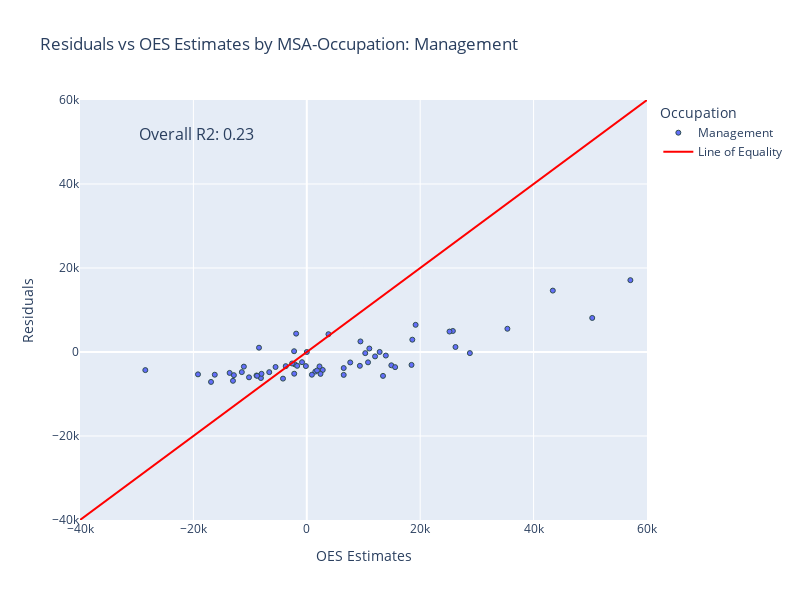
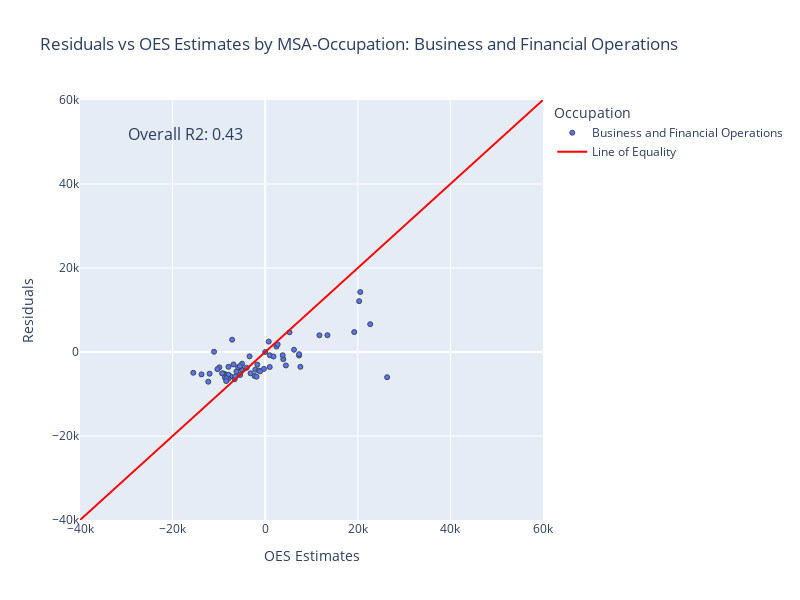
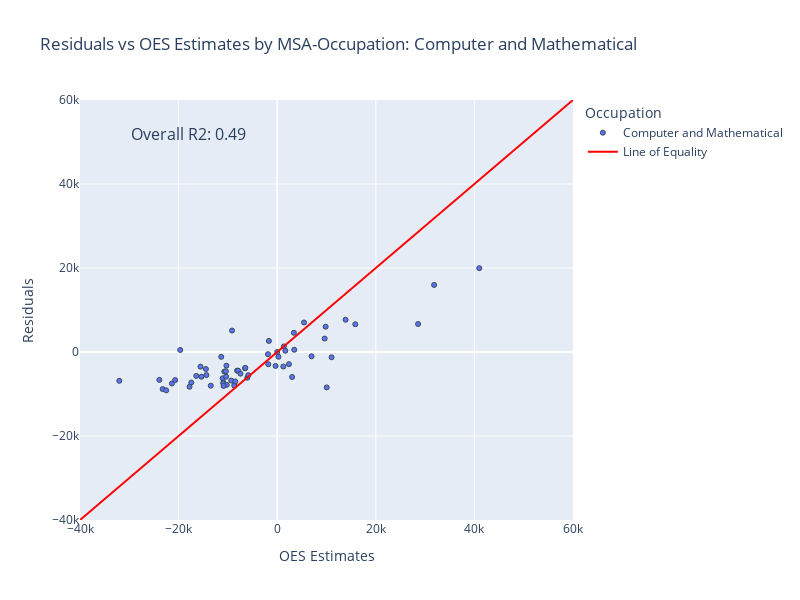
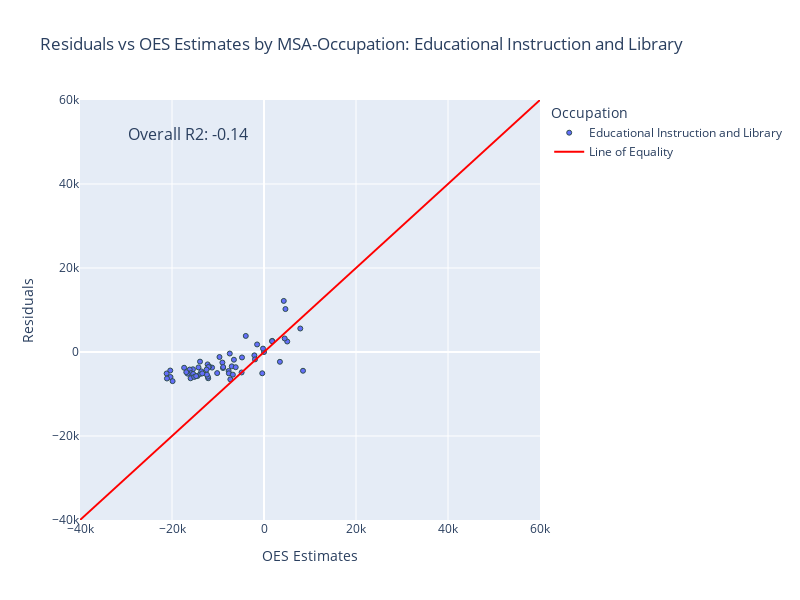

Source (notebook cell) for these figures, in order:
### Code cell
# show scatter plots for each occupation with a linear regression line
for occ in cmb_df2["occ_title"].unique():
    fig = go.Figure()
    fig.add_trace(
        go.Scatter(
            x = cmb_df2[cmb_df2["occ_title"] == occ]["oes_est"],
            y = cmb_df2[cmb_df2["occ_title"] == occ]["residuals"],
            mode = "markers",
            name = occ,
            marker=dict(size=5),
        )
    )
    fig.update_layout(
        title=f"Residuals vs OES Estimates by MSA-Occupation: {occ}",
        xaxis_title="OES Estimates",
        yaxis_title="Residuals",
        legend_title_text="Occupation",
        width=800,
        height=600,
        xaxis_range=[-40_000, 60_000],
        yaxis_range=[-40_000, 60_000]
    )
    fig.update_traces(marker=dict(line=dict(width=1, color='DarkSlateGrey')))
    r2 = r2_score(cmb_df2[cmb_df2["occ_title"] == occ]["oes_est"], cmb_df2[cmb_df2["occ_title"] == occ]["residuals"])
    print("Overall R2: ", r2)
    fig.add_annotation(
        xref="paper", yref="paper",
        x=0.1, y=0.95,
        text=f"Overall R2: {r2:.2f}",
        showarrow=False,
        font=dict(size=16)
    )

    # create diagonal line of equality
    x_vals = np.linspace(-40_000, 60_000, 100)
    y_vals = x_vals
    fig.add_trace(
        go.Scatter(
            x=x_vals,
            y=y_vals,
            mode="lines",
            name="Line of Equality",
            line=dict(color="red", width=2),
        )
    )

    fig.show()
